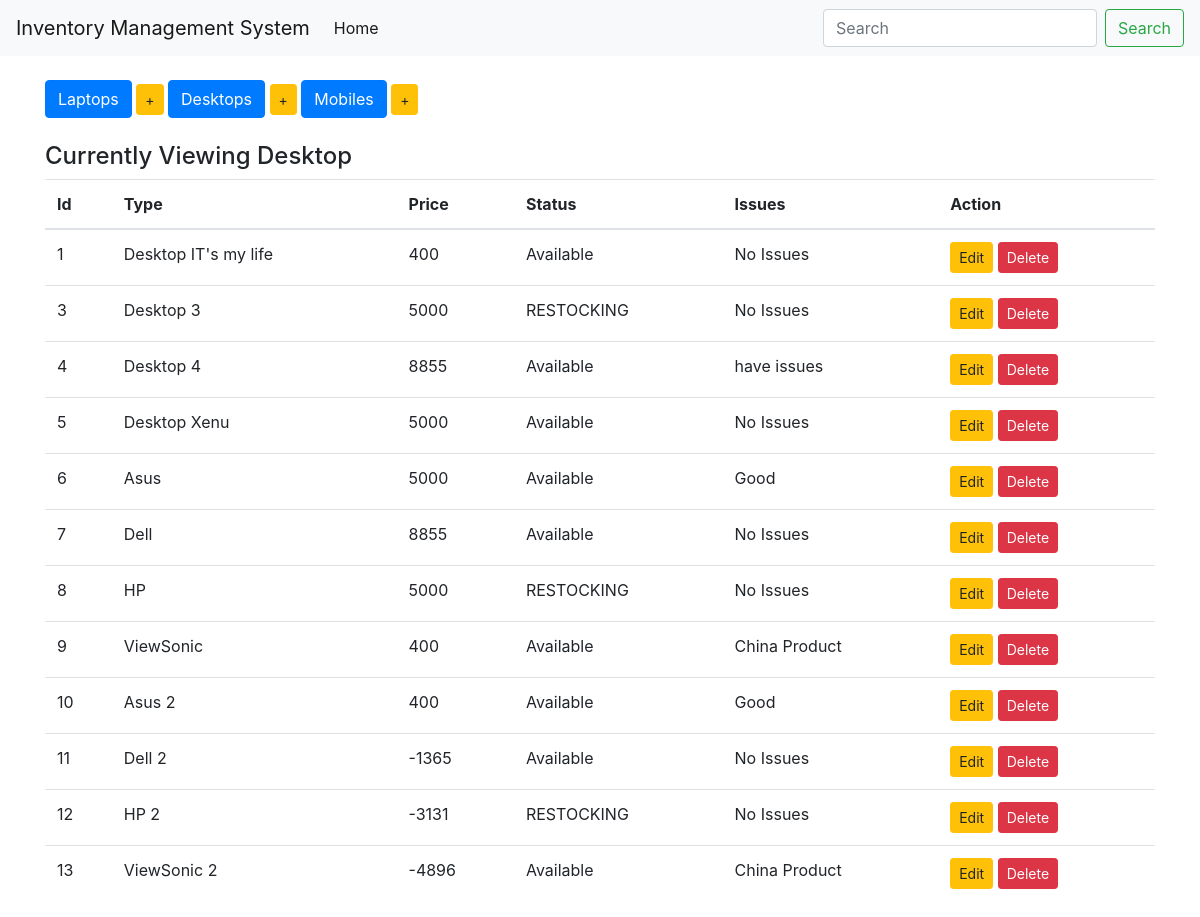
Page /display_desktop on the committed database.
### inventory/models.py (models this page shows, shortened)
class Device(models.Model):
    type = models.CharField(max_length=100, blank=False) # name of the column
    price = models.IntegerField()
    choices = (
        ('Available', 'Item ready to be purchased'),
        ('SOLD', 'Item Sold'),
        ('RESTOCKING', 'Item restocking in few days')
    )
    status = models.CharField(max_length=10, choices= choices, default='SOLD') #Available, Sold, Restocking
    issues = models.CharField(max_length=100, default='No Issues')
    class Meta:
        abstract = True

class Desktop(Device):
    pass

### inventory/views.py (the view)
# urls.py: url(r'^display_desktop$', views.display_desktop, name='display_desktop'),
def display_desktop(request):
    items = Desktop.objects.all()
    context = {
        'items' : items,
        'header' : 'Desktop',
    }
    return render(request, 'index.html', context)

### inventory/templates/index.html
{% extends 'base.html' %}
{% load static %}
{% block content %}
<br>
<div class="button-group">
    <a href="{% url 'display_laptops' %}" class="btn btn-primary btn-md" role="button"> Laptops </a>
    <a href="{% url 'add_laptop' %}" class="btn btn-warning btn-sm" role="button"> + </a>
    <a href="{% url 'display_desktop' %}" class="btn btn-primary btn-md" role="button"> Desktops </a>
    <a href="{% url 'add_desktop' %}" class="btn btn-warning btn-sm" role="button"> + </a>
    <a href="{% url 'display_mobile' %}" class="btn btn-primary btn-md" role="button"> Mobiles </a>
    <a href="{% url 'add_mobile' %}" class="btn btn-warning btn-sm" role="button"> + </a>
</div>
<br>
<h4>Currently Viewing {{ header }}</h4>
<table class="table table-hover">
    <thead>
        <tr>
            <th>Id</th>
            <th>Type</th>
            <th>Price</th>
            <th>Status</th>
            <th>Issues</th>
            <th>Action</th>
        </tr>
    </thead>
    <tbody>
        {% for item in items %}
            <tr>
                <td>{{item.pk}}</td>
                <td>{{item.type}}</td>
                <td>{{item.price}}</td>
                <td>{{item.status}}</td>
                <td>{{item.issues}}</td>
                {% if header == 'Laptops' %}
                <td>
                    <a href="{% url 'edit_laptop' item.pk %}" class="btn btn-warning btn-sm" role="button">Edit</a>
                    <a href="{% url 'delete_laptop' item.pk %}" class="btn btn-danger btn-sm" role="button">Delete</a>
                </td>
                {% elif header == "Desktop"%}
                <td>
                    <a href="{% url 'edit_desktop' item.pk %}" class="btn btn-warning btn-sm" role="button">Edit</a>
                    <a href="{% url 'delete_desktop' item.pk %}" class="btn btn-danger btn-sm" role="button">Delete</a>
                </td>
                {% else %}
                <td>
                    <a href="{% url 'edit_mobile' item.pk %}" class="btn btn-warning btn-sm" role="button">Edit</a>
                    <a href="{% url 'delete_mobile' item.pk %}" class="btn btn-danger btn-sm" role="button">Delete</a>
                </td>
                {% endif %}
            </tr>
        {% endfor %}
    </tbody>
</table>
{% endblock %}

### inventory/templates/base.html (shortened to what this page needs)
<!DOCTYPE html>
<html lang="en">
<head>
    {% load static %}
    <link rel="stylesheet" href="https://maxcdn.bootstrapcdn.com/bootstrap/4.4.1/css/bootstrap.min.css">
</head>
<body>
<nav class="navbar navbar-expand-lg navbar-light bg-light">
    <a class="navbar-brand" href="/">Inventory Management System</a>
    <div class="collapse navbar-collapse" id="navbarSupportedContent">
        <ul class="navbar-nav mr-auto">
            <li class="nav-item active">
                <a class="nav-link" href="/">Home <span class="sr-only">(current)</span></a>
            </li>
        </ul>
        <form class="form-inline my-2 my-lg-0">
            <input class="form-control mr-sm-2" type="search" placeholder="Search" aria-label="Search">
            <button class="btn btn-outline-success my-2 my-sm-0" type="submit">Search</button>
        </form>
    </div>
</nav>
<div class="container">
    {% block content %}
    {% endblock %}
</div>
</body>
</html>

### rows in the picture
Desktop: pk "1", type "Desktop IT's my life", price "400", status "Available", issues "No Issues"
Desktop: pk "3", type "Desktop 3", price "5000", status "RESTOCKING", issues "No Issues"
Desktop: pk "4", type "Desktop 4", price "8855", status "Available", issues "have issues"
Desktop: pk "5", type "Desktop Xenu", price "5000", status "Available", issues "No Issues"
Desktop: pk "6", type "Asus", price "5000", status "Available", issues "Good"
Desktop: pk "7", type "Dell", price "8855", status "Available", issues "No Issues"
Desktop: pk "8", type "HP", price "5000", status "RESTOCKING", issues "No Issues"
Desktop: pk "9", type "ViewSonic", price "400", status "Available", issues "China Product"
Desktop: pk "10", type "Asus 2", price "400", status "Available", issues "Good"
Desktop: pk "11", type "Dell 2", price "-1365", status "Available", issues "No Issues"
Desktop: pk "12", type "HP 2", price "-3131", status "RESTOCKING", issues "No Issues"
Desktop: pk "13", type "ViewSonic 2", price "-4896", status "Available", issues "China Product"

### other values in the picture
{{ header }} "Desktop"
